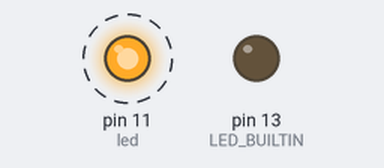
A sketch run on a simulated Arduino Uno, built with avr-gcc and run on an emulated ATmega328P. On the bench: output pins drawn as LEDs (lit = HIGH). Dashed ring = blinking.

Above: at 0.5 s.
Timing chart, 0 to 4.6 s (numbered marks = the images above):
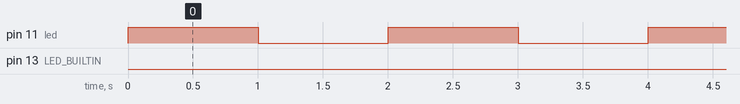

Measured:
- by itself, pin 11 (led): alternates HIGH for 1.0 s and LOW for 1.0 s, 20 changes in all, then stays LOW
- by itself, pin 13 (LED_BUILTIN): LOW → HIGH at 20.0 s, → LOW 1.0 s later, → HIGH 1.0 s later, → LOW 1.0 s later, … (110 changes in this stretch)

The sketch:

digital_out_blink-test.ino
```cpp
int a=0;
int led=11;
void setup()
{
  pinMode(led,OUTPUT);
  pinMode(LED_BUILTIN,OUTPUT);

}
void loop()
{
  if (a<10)
  {
  digitalWrite(led,HIGH);
  delay(1000);
  digitalWrite(led,LOW);
  delay(1000);
  }
  else
  {
  digitalWrite(LED_BUILTIN,HIGH);
  delay(1000);
  digitalWrite(LED_BUILTIN,LOW);
  delay(1000);
  }
  a++;
}
```
